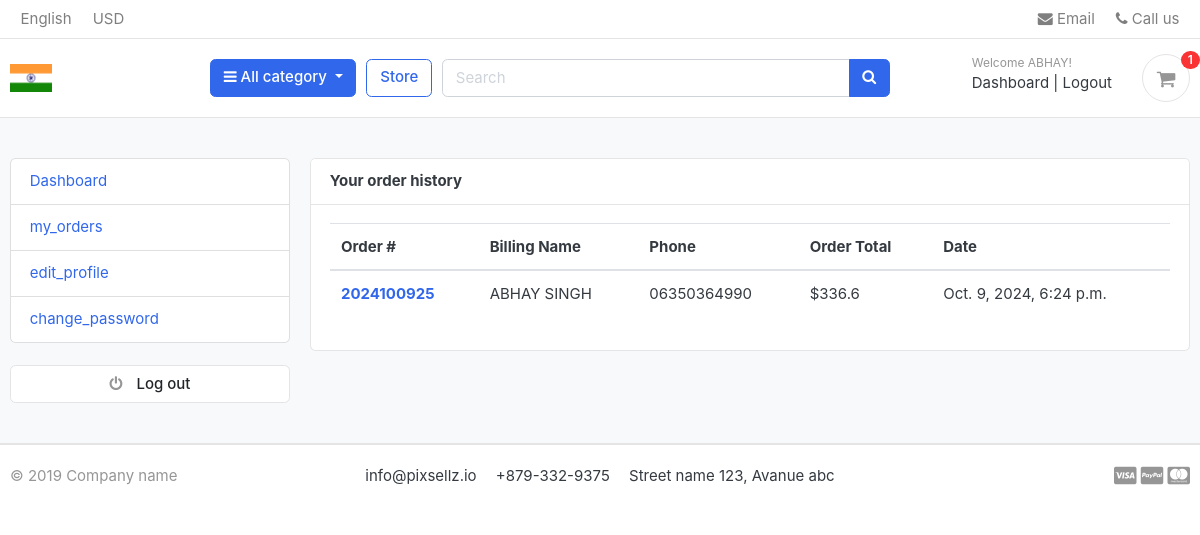
The app's page /accounts/my_orders/ (signed in) with its own data.
### accounts/models.py (models this page shows, shortened)
class Account(AbstractBaseUser):
    first_name      = models.CharField(max_length=50)
    last_name       = models.CharField(max_length=50)
    username        = models.CharField(max_length=50, unique=True)
    email           = models.EmailField(max_length=100, unique=True)
    phone_number    = models.CharField(max_length=50)
    date_joined     = models.DateTimeField(auto_now_add=True)
    last_login      = models.DateTimeField(auto_now_add=True)
    is_admin        = models.BooleanField(default=False)
    is_staff        = models.BooleanField(default=False)
    is_active        = models.BooleanField(default=False)
    is_superadmin        = models.BooleanField(default=False)
    USERNAME_FIELD = 'email'
    REQUIRED_FIELDS = ['username', 'first_name', 'last_name']
    objects = MyAccountManager()

### orders/models.py (models this page shows, shortened)
class Order(models.Model):
    STATUS = (
        ('New', 'New'),
        ('Accepted', 'Accepted'),
        ('Completed', 'Completed'),
        ('Cancelled', 'Cancelled'),
    )
    user = models.ForeignKey(Account, on_delete=models.SET_NULL, null=True)
    payment = models.ForeignKey(Payment, on_delete=models.SET_NULL, blank=True, null=True)
    order_number = models.CharField(max_length=20)
    first_name = models.CharField(max_length=50)
    last_name = models.CharField(max_length=50)
    phone = models.CharField(max_length=15)
    email = models.EmailField(max_length=50)
    address_line_1 = models.CharField(max_length=50)
    address_line_2 = models.CharField(max_length=50, blank=True)
    country = models.CharField(max_length=50)
    state = models.CharField(max_length=50)
    city = models.CharField(max_length=50)
    order_note = models.CharField(max_length=100, blank=True)
    order_total = models.FloatField()
    tax = models.FloatField()
    status = models.CharField(max_length=10, choices=STATUS, default='New')
    ip = models.CharField(blank=True, max_length=20)
    is_ordered = models.BooleanField(default=False)
    created_at = models.DateTimeField(auto_now_add=True)
    updated_at = models.DateTimeField(auto_now=True)
    def full_name(self):
        return f'{self.first_name} {self.last_name}'

### accounts/views.py (the view)
# urls.py: path('my_orders/', views.my_orders, name='my_orders'),
@login_required(login_url = 'login')
def my_orders(request):
    orders = Order.objects.filter(user=request.user, is_ordered=True).order_by('-created_at')
    context = {
        'orders': orders,
    }
    return render(request, 'accounts/my_orders.html', context)

### carts/context_processors.py (called while the page is built)
def counter(request):
    cart_count = 0
    if 'admin' in request.path:
        return {}
    else:
        try:
            cart = Cart.objects.filter(cart_id=_cart_id(request))
            if request.user.is_authenticated:
                cart_items = CartItem.objects.all().filter(user=request.user)
            else:
                cart_items = CartItem.objects.all().filter(cart=cart[:1])
            for cart_item in cart_items:
                cart_count += cart_item.quantity
        except Cart.DoesNotExist:
            cart_count = 0
    return dict(cart_count=cart_count)

### carts/views.py (called while the page is built)
def _cart_id(request):
    cart = request.session.session_key
    if not cart:
        cart = request.session.create()
    return cart

### category/context_processors.py (called while the page is built)
def menu_links(request):
    links = Category.objects.all()
    return dict(links=links)

### category/models.py (called while the page is built)
    def get_url(self):
        return reverse('products_by_category', args=[self.slug])

### templates/accounts/my_orders.html (shortened to what this page needs)
{% extends 'base.html' %}
{% block content %}
<section class="section-conten padding-y bg">
<div class="container">
	<div class="row">
	{% include 'includes/dashboard_sidebar.html' %}
	<main class="col-md-9">
		<article class="card">
		<header class="card-header">
			<strong class="d-inline-block mr-3">Your order history</strong>
		</header>
		<div class="card-body">
			<div class="row">
			<div class="col-md-12">
				<table class="table table-hover">
				  <thead>
				    <tr>
				      <th scope="col">Order #</th>
				      <th scope="col">Billing Name</th>
				      <th scope="col">Phone</th>
				      <th scope="col">Order Total</th>
							<th scope="col">Date</th>
				    </tr>
				  </thead>
				  <tbody>
						{% for order in orders %}
				    <tr>
				      <th scope="row"><a href="{% url 'order_detail' order.order_number %}">{{order.order_number}}</a></th>
				      <td>{{order.full_name}}</td>
				      <td>{{order.phone}}</td>
				      <td>${{order.order_total}}</td>
							<td>{{order.created_at}}</td>
				    </tr>
				{% endfor %}
				  </tbody>
				</table>
			</div>
			</div>
		</div>
		</article>
	</main>
</div>
</div>
</section>
{% endblock %}

### templates/includes/navbar.html (shortened to what this page needs)
{% load static %}
<header class="section-header">
<nav class="navbar p-md-0 navbar-expand-sm navbar-light border-bottom">
<div class="container">
  <div class="collapse navbar-collapse" id="navbarTop4">
    <ul class="navbar-nav mr-auto">
      <li class="nav-item dropdown">
      <a href="#" class="nav-link">   English </a>
    </li>
    <li class="nav-item dropdown">
      <a href="#" class="nav-link"> USD </a>
    </li>
    </ul>
    <ul class="navbar-nav">
    <li><a href="#" class="nav-link"> <i class="fa fa-envelope"></i> Email </a></li>
    <li><a href="#" class="nav-link"> <i class="fa fa-phone"></i> Call us </a></li>
  </ul>
  </div>
</div>
</nav>
<section class="header-main border-bottom">
  <div class="container">
<div class="row align-items-center">
  <div class="col-lg-2 col-md-3 col-6">
    <a href="{% url 'home' %}" class="brand-wrap">
      <img class="logo" src="{% static './images/icons/flag-in.png' %}">
    </a>
  </div>
  <div class="col-lg col-sm col-md col-6 flex-grow-0">
    <div class="category-wrap dropdown d-inline-block float-right">
      <button type="button" class="btn btn-primary dropdown-toggle" data-toggle="dropdown">
        <i class="fa fa-bars"></i> All category
      </button>
    </div>
  </div>
  <a href="" class="btn btn-outline-primary">Store</a>
  <div class="col-lg  col-md-6 col-sm-12 col">
    <form action="{% url 'search' %}" class="search" method='GET'>
      <div class="input-group w-100">
          <input type="text" class="form-control" style="width:60%;" placeholder="Search" name="keyword">
          <div class="input-group-append">
            <button class="btn btn-primary" type="submit">
              <i class="fa fa-search"></i>
            </button>
          </div>
        </div>
    </form>
  </div>
  <div class="col-lg-3 col-sm-6 col-8 order-2 order-lg-3">
        <div class="d-flex justify-content-end mb-3 mb-lg-0">
          {% if user.id is None %}
          <div class="widget-header">
            <small class="title text-muted">Welcome guest!</small>
            <div>
              <a href=" {% url 'login' %}">Sign in</a> <span class="dark-transp"> | </span>
              <a href="{% url 'register' %}"> Register</a>
            </div>
          </div>
          {% else %}
          <div class="widget-header">
            <small class="title text-muted">Welcome {{user.first_name}}!</small>
            <div>
              <a href=" ">Dashboard</a> <span class="dark-transp"> | </span>
              <a href="{% url 'logout' %} "> Logout</a>
            </div>
          </div>
          {% endif %}
          <a href=" {% url 'cart' %} " class="widget-header pl-3 ml-3">
            <div class="icon icon-sm rounded-circle border"><i class="fa fa-shopping-cart"></i></div>
            <span class="badge badge-pill badge-danger notify">{{cart_count}}</span>
          </a>
        </div>
      </div>
</div>
  </div>
</section>
</header>

### static/css/ui.css (style rules this page uses)
html { font-family: "Inter", sans-serif; font-size: 15px; }
.icon-xs, .icon-sm, .icon-md, .icon-lg { display: inline-block; text-align: center; flex-shrink: 0; flex-grow: 0; }
.icon-sm { width: 48px; height: 48px; line-height: 48px !important; font-size: 20px; }
.padding-y { padding-top: 40px; padding-bottom: 40px; }
article:after, .form-group:after { display: block; clear: both; content: ""; }
.bg { background-color: #f8f9fa; }
.header-main { position: relative; padding-top: 1rem; padding-bottom: 1rem; }
.brand-wrap .logo, .navbar-brand .logo { margin-right: 7px; max-height: 42px; display: inline-block; }
.widget-header { display: inline-block; vertical-align: middle; position: relative; }
.widget-header a { color: #343a40; }
.widget-header i { color: #969696; }
.widget-header .title { display: block; }
.widget-header .notify { position: absolute; top: -3px; right: -10px; }
.notify { position: absolute; top: -4px; right: -10px; display: inline-block; padding: 0.25em 0.6em; font-size: 12px; line-height: 1; text-align: center; border-radius: 3rem; color: #fff; background-color: #fa3434; }

### records on screen
Account: first_name "ABHAY"
Order: order_number "2024100925", full_name "ABHAY SINGH", phone "06350364990", order_total "336.6", created_at "Oct. 9, 2024, 6:24 p.m."

### other values on screen
{{ cart_count }} "1"
